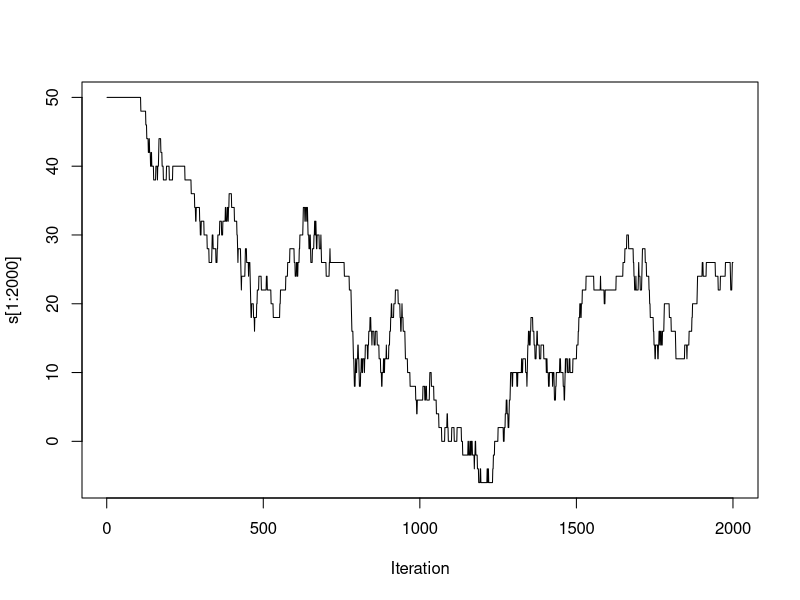
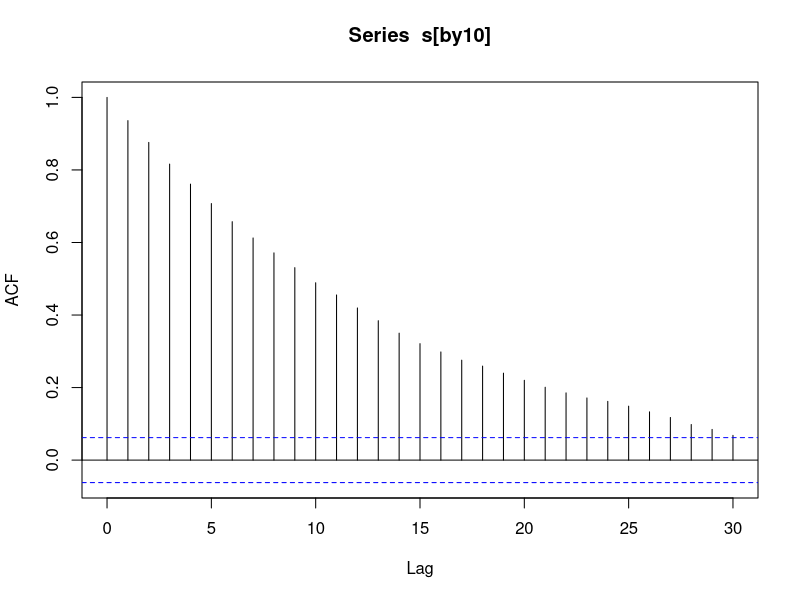
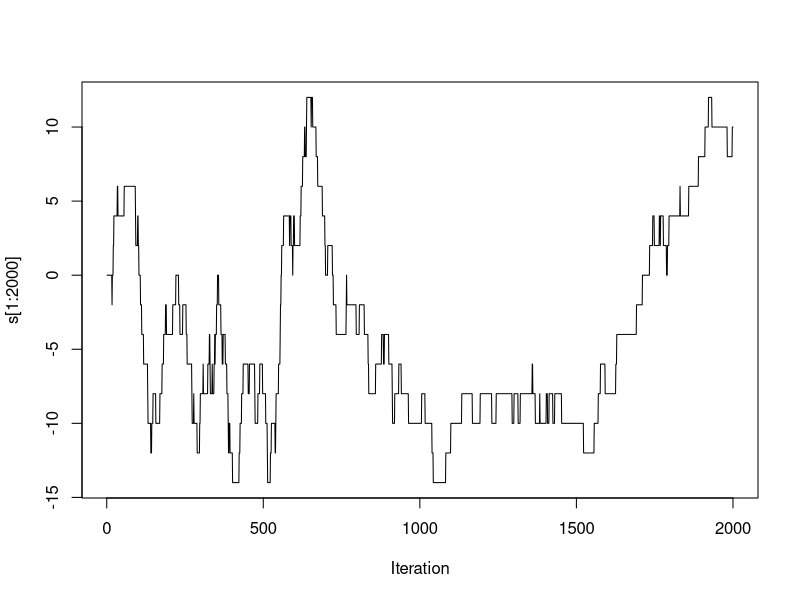
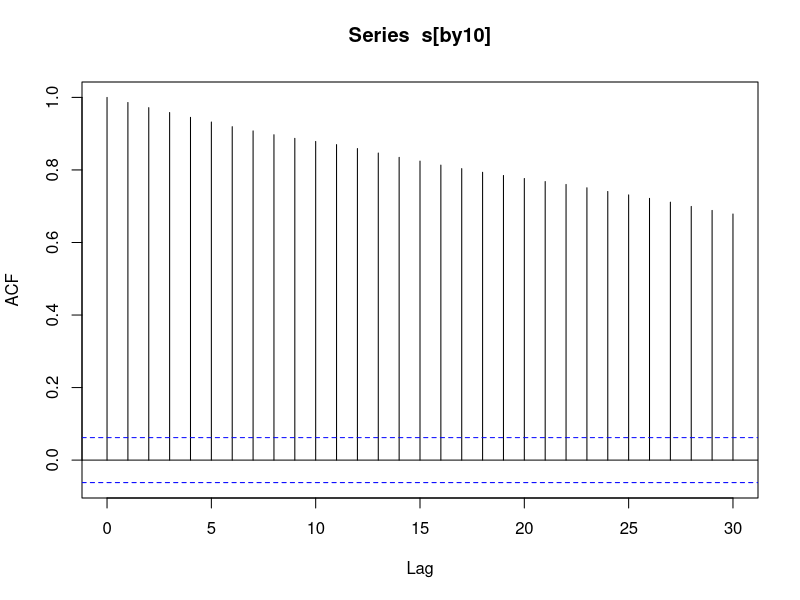

R code for these plots, in order:
## ---- chunk 1
knitr::opts_chunk$set(comment = NA, prompt = TRUE)
## ---- chunk 2
mu <-  1
d <-  50
x <- rep(1,d)
nsamp <- 50000
s <- rep(0,nsamp+1)
s[1] <- sum(x)
for (i in 1:nsamp) {
  j <- sample(1:d)[1]
  if (j == 1) {
    r <- -2 * mu * x[j] * x[j+1]  
  } else if (j == d) {
    r <- -2 * mu * x[j] * x[j-1]
  } else {
    r <- -2 * mu * x[j] * (x[j-1] + x[j+1])
  }
  
  if (log(runif(1)) <= r) {
    x[j] <- -x[j]
  }
  s[i+1] <- sum(x)
}

plot(s[1:2000],type ='l', xlab = 'Iteration')
by10 <- seq(50, nsamp, by = 50)
acf(s[by10])

mu <-  2
s <- rep(0,nsamp+1)
s[1] <- sum(x)
for (i in 1:nsamp) {
  j <- sample(1:d)[1]
  if (j == 1) {
    r <- -2 * mu * x[j] * x[j+1]  
  } else if (j == d) {
    r <- -2 * mu * x[j] * x[j-1]
  } else {
    r <- -2 * mu * x[j] * (x[j-1] + x[j+1])
  }
  
  if (log(runif(1)) <= r) {
    x[j] <- -x[j]
  }
  s[i+1] <- sum(x)
}

plot(s[1:2000],type ='l', xlab = 'Iteration')
by10 <- seq(50, nsamp, by = 50)
acf(s[by10])
